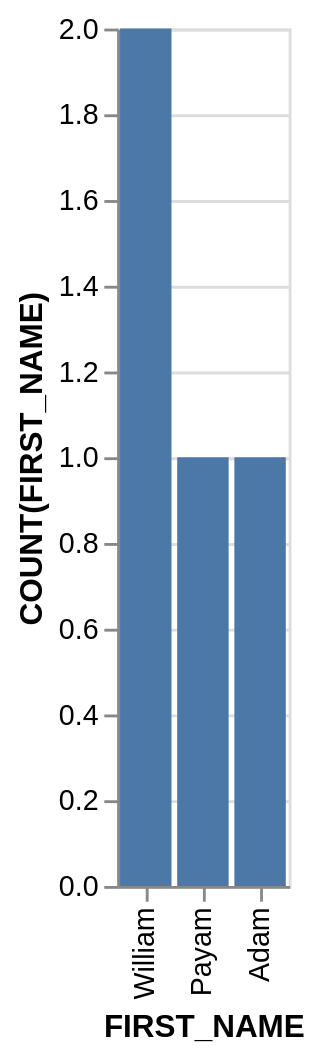

The specification (Vega-Lite) saved for this image:
### Vega-Lite specification from a JSON file in a GitHub repository (floating-point values rounded to 4 significant figures)
{"data": {"values": [{"x_data": "William", "y_data": 2}, {"x_data": "Payam", "y_data": 1}, {"x_data": "Adam", "y_data": 1}]}, "mark": "bar", "encoding": {"x": {"field": "x_data", "type": "nominal", "title": "FIRST_NAME", "sort": {"op": "sum", "field": "y_data", "order": "descending"}}, "y": {"field": "y_data", "type": "quantitative", "title": "COUNT(FIRST_NAME)"}}}
